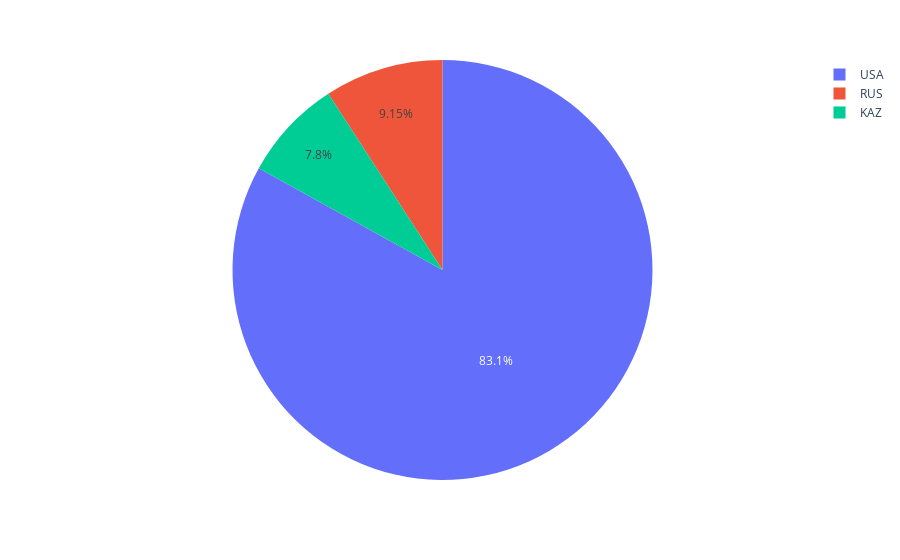

This figure's notebook cell:
### Markdown cell above
## Create a Plotly Pie Chart comparing the total number of launches of the USSR and the USA

Hint: Remember to include former Soviet Republics like Kazakhstan when analysing the total number of launches.

### Code cell
US_RS = df[(df["Country"]== 'USA') | (df["Country"]== 'RUS') | (df["Country"]== 'KAZ')]

grouped = US_RS.groupby(["Country"])["Mission_Status"].count()

grouped.values



pie_chart = px.pie(grouped, values=grouped.values, names=grouped.index)

pie_chart.show()

### Figure 1 — Plotly figure (JSON) as saved in the notebook; plotly's stock layout.template omitted (floating-point values rounded to 4 significant figures)
{"data": [{"domain": {"x": [0, 1], "y": [0, 1]}, "hovertemplate": "Country=%{label}<br>value=%{value}<extra></extra>", "labels": ["KAZ", "RUS", "USA"], "legendgroup": "", "name": "", "showlegend": true, "type": "pie", "values": [46, 54, 490]}], "layout": {"legend": {"tracegroupgap": 0}, "margin": {"t": 60}}}
